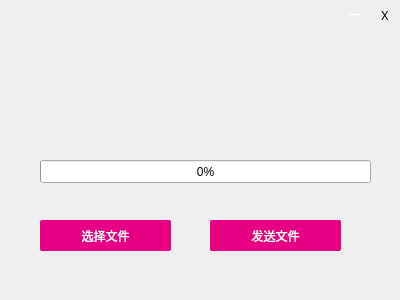
<?xml version="1.0" encoding="UTF-8"?>
<ui version="4.0">
 <class>Fileinput</class>
 <widget class="QWidget" name="Fileinput">
  <property name="geometry">
   <rect>
    <x>0</x>
    <y>0</y>
    <width>400</width>
    <height>300</height>
   </rect>
  </property>
  <property name="windowTitle">
   <string>Form</string>
  </property>
  <widget class="QLabel" name="label">
   <property name="geometry">
    <rect>
     <x>0</x>
     <y>0</y>
     <width>400</width>
     <height>145</height>
    </rect>
   </property>
   <property name="text">
    <string/>
   </property>
   <property name="textInteractionFlags">
    <set>Qt::TextSelectableByMouse</set>
   </property>
  </widget>
  <widget class="QLabel" name="label_2">
   <property name="geometry">
    <rect>
     <x>340</x>
     <y>0</y>
     <width>30</width>
     <height>30</height>
    </rect>
   </property>
   <property name="font">
    <font>
     <family>微软雅黑</family>
    </font>
   </property>
   <property name="styleSheet">
    <string notr="true">QLabel{
   color:white;
}
QLabel:hover{
   background-color:rgb(255,255,255,50%);
}</string>
   </property>
   <property name="text">
    <string>一</string>
   </property>
   <property name="alignment">
    <set>Qt::AlignCenter</set>
   </property>
  </widget>
  <widget class="QLabel" name="label_3">
   <property name="geometry">
    <rect>
     <x>370</x>
     <y>0</y>
     <width>30</width>
     <height>30</height>
    </rect>
   </property>
   <property name="font">
    <font>
     <family>微软雅黑</family>
    </font>
   </property>
   <property name="styleSheet">
    <string notr="true">:hover{
   background-color:red;
}

</string>
   </property>
   <property name="text">
    <string>X</string>
   </property>
   <property name="alignment">
    <set>Qt::AlignCenter</set>
   </property>
  </widget>
  <widget class="QProgressBar" name="progressBar">
   <property name="geometry">
    <rect>
     <x>40</x>
     <y>160</y>
     <width>331</width>
     <height>23</height>
    </rect>
   </property>
   <property name="value">
    <number>0</number>
   </property>
  </widget>
  <widget class="QPushButton" name="pushButton">
   <property name="geometry">
    <rect>
     <x>40</x>
     <y>220</y>
     <width>131</width>
     <height>31</height>
    </rect>
   </property>
   <property name="font">
    <font>
     <family>微软雅黑</family>
    </font>
   </property>
   <property name="cursor">
    <cursorShape>PointingHandCursor</cursorShape>
   </property>
   <property name="styleSheet">
    <string notr="true">QPushButton{
  background-color:rgb(231,0,132);
color:white;
border-radius:2px;
}
QPushButton:hover{
  background-color:rgb(231,0,132,70%);
}</string>
   </property>
   <property name="text">
    <string>选择文件</string>
   </property>
  </widget>
  <widget class="QPushButton" name="pushButton_2">
   <property name="geometry">
    <rect>
     <x>210</x>
     <y>220</y>
     <width>131</width>
     <height>31</height>
    </rect>
   </property>
   <property name="font">
    <font>
     <family>微软雅黑</family>
    </font>
   </property>
   <property name="cursor">
    <cursorShape>PointingHandCursor</cursorShape>
   </property>
   <property name="styleSheet">
    <string notr="true">QPushButton{
  background-color:rgb(231,0,132);
color:white;
border-radius:2px;
}
QPushButton:hover{
  background-color:rgb(231,0,132,70%);
}</string>
   </property>
   <property name="text">
    <string>发送文件</string>
   </property>
  </widget>
  <widget class="QLabel" name="label_4">
   <property name="geometry">
    <rect>
     <x>60</x>
     <y>270</y>
     <width>271</width>
     <height>21</height>
    </rect>
   </property>
   <property name="text">
    <string/>
   </property>
   <property name="textInteractionFlags">
    <set>Qt::TextSelectableByMouse</set>
   </property>
  </widget>
 </widget>
 <resources/>
 <connections/>
</ui>
